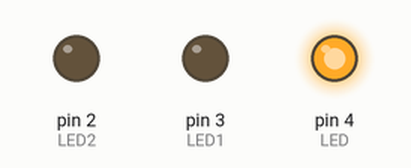
Simulated run of this sketch. Board: Arduino Uno, built with avr-gcc and run on an emulated ATmega328P. Shown: output pins drawn as LEDs (lit = HIGH).

Above: at 6.0 s.
At 13.5 s:
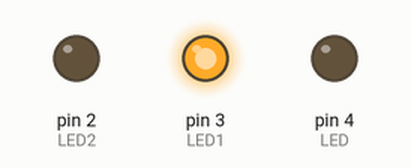
At 22.5 s:
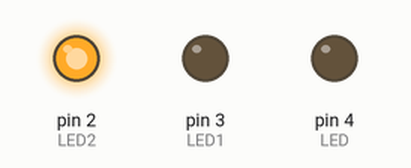
Timing chart, 0 to 39.0 s (numbered marks = the images above):
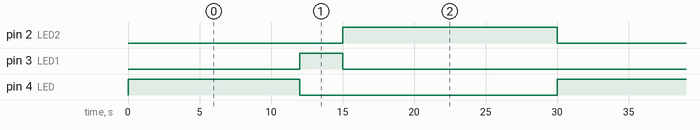

The sketch:

Aula10.ino
```cpp
#define LED PD4     // led verde
#define LED1 PD3    // led amarelo
#define LED2 PD2    // led vermelho

int contador = 0;

ISR (TIMER0_OVF_vect) {
  if (contador <= 11723) {  // 12 segundos
    PORTD |= (1 << LED);    // liga o led verde
    PORTD &= ~(1 << LED1);  // desliga o led amarelo
    PORTD &= ~(1 << LED2);  // desliga o led vermelho
  }

  if (contador == 11724) {  // 3 segundos
    PORTD &= ~(1 << LED);   // desliga o led verde
    PORTD |= (1 << LED1);   // liga o led amarelo
    PORTD &= ~(1 << LED2);  // desliga o led vermelho
  }


  if (contador == 14655) {  // 15 segundos
    PORTD &= ~(1 << LED);   // desliga o led verde
    PORTD &= ~(1 << LED1);  // desliga o led amarelo
    PORTD |= (1 << LED2);   // liga o led vermelho
  }

  if(contador == 29310){    // quando terminar o ciclo de contagem do semáforo
    contador = 0;           // zerando p contador
  }

  contador ++;    // incremento do contador
}

int main()
{
  DDRD |= (1 << LED);     // definindo o led verde como saida
  DDRD |= (1 << LED1);    // definindo o led amarelo como saida
  DDRD |= (1 << LED2);    // definindo o led vermelho como saida

  TCCR0A = 0;                          // modo normal
  TCCR0B = (1 << CS01) | (1 << CS00);  // 64 -> preescaler
  TIMSK0|= (1 << TOIE0);               // habilita interrupção no fim da contagem
  sei();                               // habilita interrupção global

  while (1) {

  }
}
```

Measured:
- by itself, pin 2 (LED2): alternates HIGH for 15.0 s and LOW for 15.0 s
- by itself, pin 3 (LED1): alternates HIGH for 3.0 s and LOW for 27.0 s
- by itself, pin 4 (LED): alternates HIGH for 12.0 s and LOW for 18.0 s
